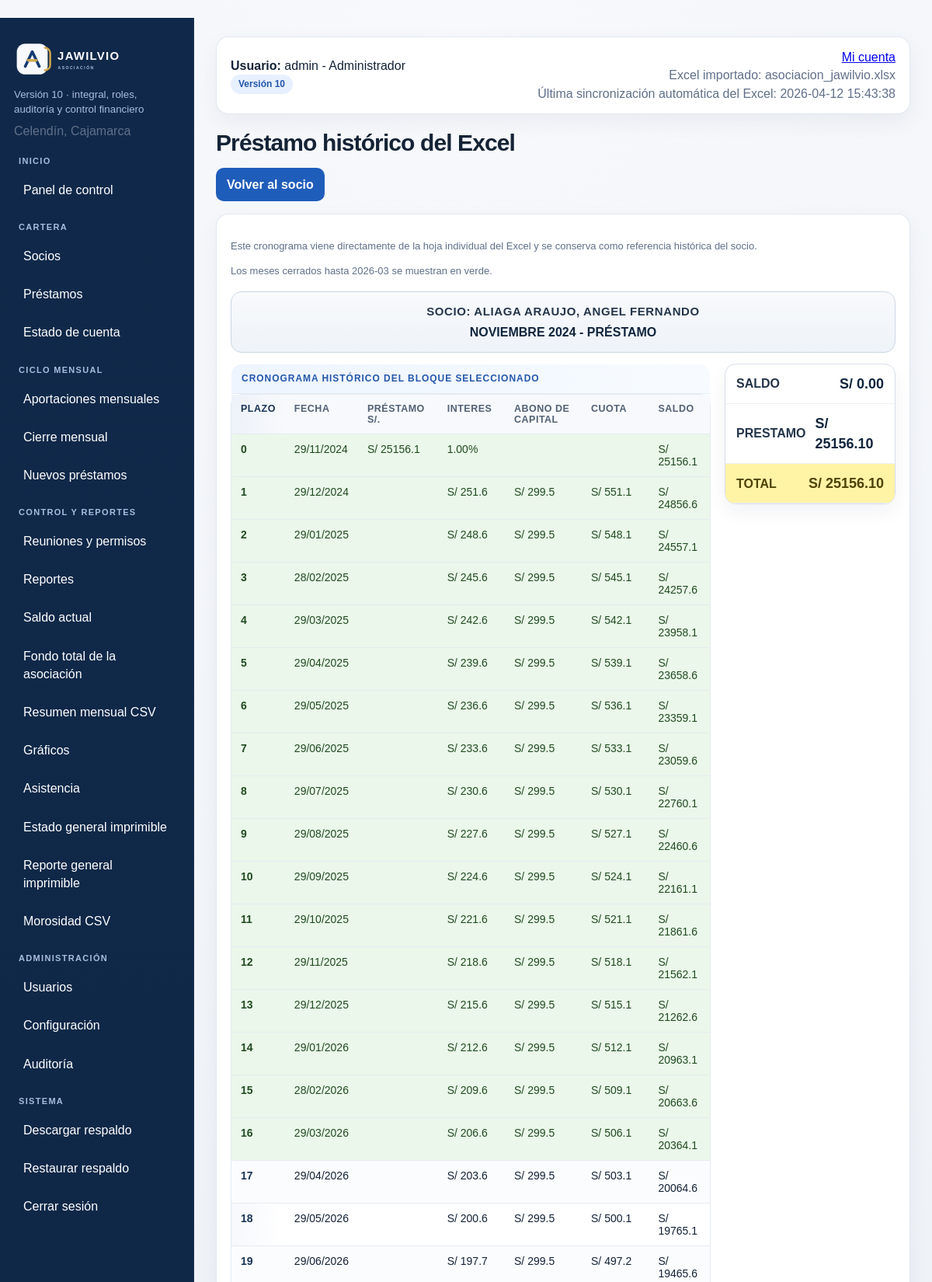
Screenshot of /socio/1/prestamo-excel/260 (signed in, upper part) with the database file from the repository.
### tables this page shows
CREATE TABLE configuracion (
    clave TEXT PRIMARY KEY,
    valor TEXT
);

CREATE TABLE users (
    id INTEGER PRIMARY KEY AUTOINCREMENT,
    username TEXT UNIQUE NOT NULL,
    password TEXT NOT NULL,
    role TEXT NOT NULL
, estado TEXT NOT NULL DEFAULT 'Activo', creado_en TEXT, ultimo_acceso TEXT);

CREATE TABLE meta (
    clave TEXT PRIMARY KEY,
    valor TEXT
);

CREATE TABLE periodos (
    periodo TEXT PRIMARY KEY,
    estado TEXT NOT NULL DEFAULT 'Abierto',
    origen TEXT NOT NULL DEFAULT 'app',
    total_socios INTEGER NOT NULL DEFAULT 0,
    total_prestamos REAL NOT NULL DEFAULT 0,
    total_aportes REAL NOT NULL DEFAULT 0,
    total_recaudado REAL NOT NULL DEFAULT 0,
    total_intereses REAL NOT NULL DEFAULT 0,
    total_capital REAL NOT NULL DEFAULT 0,
    total_colocado REAL NOT NULL DEFAULT 0,
    saldo_por_colocar REAL NOT NULL DEFAULT 0,
    aporte_mensual_base REAL NOT NULL DEFAULT 0,
    fecha_apertura TEXT DEFAULT CURRENT_TIMESTAMP,
    fecha_calculo TEXT DEFAULT CURRENT_TIMESTAMP
);

CREATE TABLE socios (
    id INTEGER PRIMARY KEY AUTOINCREMENT,
    numero INTEGER UNIQUE,
    nombre TEXT,
    meses INTEGER,
    fecha_prestamo TEXT,
    saldo REAL,
    mes_2026 TEXT,
    reunion TEXT,
    permisos TEXT
, plazo_balance INTEGER, dni TEXT, foto TEXT);

CREATE TABLE prestamos_excel_historial (
    id INTEGER PRIMARY KEY AUTOINCREMENT,
    socio_numero INTEGER NOT NULL,
    socio_nombre TEXT,
    bloque_orden INTEGER NOT NULL,
    titulo TEXT,
    fecha_inicio TEXT,
    fecha_fin TEXT,
    monto_inicial REAL,
    plazo_total INTEGER,
    interes_total REAL,
    capital_total REAL,
    cuota_total REAL,
    saldo_inicial REAL,
    saldo_final REAL,
    es_activo INTEGER NOT NULL DEFAULT 0,
    hoja_origen TEXT, titulo_manual TEXT, saldo_base_ref REAL, prestamo_adicional_ref REAL, fecha_inicio_manual TEXT, fecha_fin_manual TEXT, oculto_manual INTEGER NOT NULL DEFAULT 0,
    UNIQUE(socio_numero, bloque_orden)
);

CREATE TABLE prestamos_excel_historial_cuotas (
    id INTEGER PRIMARY KEY AUTOINCREMENT,
    prestamo_excel_id INTEGER NOT NULL,
    plazo INTEGER,
    fecha TEXT,
    prestamo REAL,
    interes REAL,
    abono_capital REAL,
    cuota REAL,
    saldo REAL,
    hoja_origen TEXT
);

### app/routes.py (the view)
@bp.route('/socio/<int:numero>/prestamo-excel/<int:prestamo_excel_id>')
@login_required
def prestamo_excel_detalle(numero, prestamo_excel_id):
    with connect_db() as conn:
        periodo_cerrado = get_latest_closed_period(conn)
        socio = conn.execute(
            "SELECT numero, nombre FROM socios WHERE numero=?",
            (numero,),
        ).fetchone()
        prestamo_excel = conn.execute(
            """
            SELECT *
            FROM prestamos_excel_historial
            WHERE id=? AND socio_numero=? AND COALESCE(oculto_manual, 0)=0
            """,
            (prestamo_excel_id, numero),
        ).fetchone()
        cronograma = conn.execute(
            """
            SELECT *
            FROM prestamos_excel_historial_cuotas
            WHERE prestamo_excel_id=?
            ORDER BY plazo, fecha
            """,
            (prestamo_excel_id,),
        ).fetchall()
    if not prestamo_excel:
        flash('No se encontro el prestamo historico solicitado.')
        return redirect(url_for('main.socio_detalle', numero=numero))
    cronograma_visible = filter_visible_excel_schedule(cronograma, prestamo_excel)
    resumen_visible = summarize_excel_schedule(cronograma_visible)
    prestamo_excel_view = dict(prestamo_excel)
    fecha_inicio_visible, fecha_fin_visible = get_visible_excel_loan_range(prestamo_excel)
    prestamo_excel_view['fecha_inicio_visible'] = fecha_inicio_visible or prestamo_excel_view.get('fecha_inicio')
    prestamo_excel_view['fecha_fin_visible'] = fecha_fin_visible or prestamo_excel_view.get('fecha_fin')
    prestamo_excel_view['plazo_total_visible'] = resumen_visible['plazo_total'] or prestamo_excel_view.get('plazo_total') or 0
    prestamo_excel_view['interes_total_visible'] = resumen_visible['intereses']
    prestamo_excel_view['capital_total_visible'] = resumen_visible['capital']
    prestamo_excel_view['cuota_total_visible'] = resumen_visible['total_pagable']
    if prestamo_excel_view.get('saldo_base_ref') is None and resumen_visible['saldo_final']:
        prestamo_excel_view['saldo_base_ref'] = resumen_visible['saldo_final']
    if prestamo_excel_view.get('prestamo_adicional_ref') is None and prestamo_excel_view.get('monto_inicial') is not None:
        prestamo_excel_view['prestamo_adicional_ref'] = prestamo_excel_view.get('monto_inicial')
    return render_template(
        'prestamo_excel_detalle.html',
        socio=socio,
        prestamo_excel=prestamo_excel_view,
        cronograma=[
            dict(item, fecha_display=format_date_display(item['fecha']))
            for item in annotate_schedule_rows(cronograma_visible, periodo_cerrado)
        ],
        periodo_cerrado=periodo_cerrado,
    )

### app/routes.py (called while the page is built)
def connect_db():
    conn = sqlite3.connect(current_app.config['DATABASE'])
    conn.row_factory = sqlite3.Row
    return conn

def role_can_access_endpoint(role, endpoint, write=False):
    if not endpoint:
        return True
    if endpoint.startswith('static'):
        return True
    if endpoint in {'main.login', 'main.logout', 'main.index'}:
        return True
    access_map = ROLE_WRITE_ACCESS if write else ROLE_VIEW_ACCESS
    allowed = access_map.get(role or '', set())
    return '*' in allowed or endpoint in allowed

def get_latest_closed_period(conn):
    row = conn.execute(
        """
        SELECT periodo
        FROM periodos
        WHERE estado IN ('Colocado', 'Cerrado')
        ORDER BY periodo DESC
        LIMIT 1
        """
    ).fetchone()
    return row['periodo'] if row else None

def annotate_schedule_rows(rows, closed_period):
    annotated = []
    for row in rows or []:
        item = dict(row)
        item['periodo_cuota'] = (item.get('fecha') or '')[:7]
        item['periodo_cerrado'] = bool(closed_period and item['periodo_cuota'] and item['periodo_cuota'] <= closed_period)
        annotated.append(item)
    return annotated

def format_date_display(value):
    if not value:
        return ''
    match = re.fullmatch(r'(\d{4})-(\d{2})-(\d{2})', str(value))
    if not match:
        return str(value)
    return f"{match.group(3)}/{match.group(2)}/{match.group(1)}"

def get_visible_excel_loan_range(prestamo_excel):
    if not prestamo_excel:
        return None, None
    if isinstance(prestamo_excel, sqlite3.Row):
        getter = prestamo_excel.__getitem__
    else:
        getter = prestamo_excel.get
    fecha_inicio = getter('fecha_inicio_manual') or getter('fecha_inicio')
    fecha_fin = getter('fecha_fin_manual') or getter('fecha_fin')
    return fecha_inicio, fecha_fin

def filter_visible_excel_schedule(rows, prestamo_excel):
    fecha_inicio, fecha_fin = get_visible_excel_loan_range(prestamo_excel)
    filtered = []
    for row in rows or []:
        fecha = row['fecha'] if isinstance(row, sqlite3.Row) else row.get('fecha')
        if fecha_inicio and fecha and str(fecha) < str(fecha_inicio):
            continue
        if fecha_fin and fecha and str(fecha) > str(fecha_fin):
            continue
        filtered.append(row)
    return filtered or list(rows or [])

### app/templates/prestamo_excel_detalle.html (shortened to what this page needs)
{% extends 'base.html' %}
{% block content %}
<h2>Préstamo histórico del Excel</h2>
<div class="search" style="margin-bottom:14px;">
  <a class="btn" href="{{ url_for('main.socio_detalle', numero=socio.numero) }}">Volver al socio</a>
</div>
<div class="section card">
  <p class="small-note">Este cronograma viene directamente de la hoja individual del Excel y se conserva como referencia histórica del socio.</p>
  {% if periodo_cerrado %}
  <p class="small-note">Los meses cerrados hasta {{ periodo_cerrado }} se muestran en verde.</p>
  {% endif %}
  <div class="historico-sheet-header">
    <div class="historico-sheet-socio">SOCIO: {{ socio.nombre|upper }}</div>
    <div class="historico-sheet-title">{{ (prestamo_excel.titulo_manual or prestamo_excel.titulo or ('Prestamo ' ~ prestamo_excel.bloque_orden))|upper }}</div>
  </div>
  <div class="historico-sheet-layout">
    <table class="historico-sheet-table">
      <caption>Cronograma histórico del bloque seleccionado</caption>
      <thead>
        <tr>
          <th>PLAZO</th>
          <th>FECHA</th>
          <th>PRÉSTAMO S/.</th>
          <th>INTERES</th>
          <th>ABONO DE CAPITAL</th>
          <th>CUOTA</th>
          <th>SALDO</th>
        </tr>
      </thead>
      <tbody>
      {% for c in cronograma %}
        <tr class="{% if c.periodo_cerrado %}cronograma-cerrado{% endif %}">
          <td>{{ c.plazo }}</td>
          <td>{{ c.fecha_display or c.fecha or '' }}</td>
          <td>{% if c.prestamo is not none %}S/ {{ '%.1f'|format(c.prestamo) }}{% endif %}</td>
          <td>{% if c.plazo == 0 and c.interes is not none and c.interes <= 1 %}{{ '%.2f'|format((c.interes or 0) * 100) }}%{% elif c.interes is not none %}S/ {{ '%.1f'|format(c.interes) }}{% endif %}</td>
          <td>{% if c.abono_capital is not none %}S/ {{ '%.1f'|format(c.abono_capital) }}{% endif %}</td>
          <td>{% if c.cuota is not none %}S/ {{ '%.1f'|format(c.cuota) }}{% endif %}</td>
          <td>{% if c.saldo is not none %}S/ {{ '%.1f'|format(c.saldo) }}{% endif %}</td>
        </tr>
      {% else %}
        <tr><td colspan="7">No hay cuotas históricas guardadas para este préstamo.</td></tr>
      {% endfor %}
      </tbody>
    </table>
    {% if prestamo_excel.saldo_base_ref is not none or prestamo_excel.prestamo_adicional_ref is not none %}
    <div class="historico-sheet-summary">
      <div class="historico-sheet-summary-row">
        <span>SALDO</span>
        <strong>S/ {{ '%.2f'|format(prestamo_excel.saldo_base_ref or 0) }}</strong>
      </div>
      <div class="historico-sheet-summary-row">
        <span>PRESTAMO</span>
        <strong>S/ {{ '%.2f'|format(prestamo_excel.prestamo_adicional_ref or 0) }}</strong>
      </div>
      <div class="historico-sheet-summary-row total">
        <span>TOTAL</span>
        <strong>S/ {{ '%.2f'|format(prestamo_excel.monto_inicial or 0) }}</strong>
      </div>
    </div>
    {% endif %}
  </div>
</div>
{% endblock %}

### app/templates/base.html (shortened to what this page needs)
<!doctype html>
<html lang="es">
<head>
  <link rel="stylesheet" href="{{ url_for('static', filename='css/style.css') }}">
</head>
<body>
{% if session.get('user_id') %}
<div class="layout">
  <aside class="sidebar">
    <div class="sidebar-brand">
      <img class="sidebar-logo" src="{{ url_for('static', filename='img/logo_jawilvio_dark.svg') }}" alt="Logo JAWILVIO">
    </div>
    <small>Versión 10 · integral, roles, auditoría y control financiero</small>
    <div class="muted" style="margin-top:6px">{{ app_ubicacion }}</div>
    <nav class="nav" style="margin-top:20px">
      <div class="nav-section-title">Inicio</div>
      {% if can_access('main.dashboard') %}<a class="{% if request.endpoint == 'main.dashboard' %}active{% endif %}" href="{{ url_for('main.dashboard') }}">Panel de control</a>{% endif %}
      <div class="nav-section-title">Cartera</div>
      {% if can_access('main.socios') %}<a class="{% if request.endpoint == 'main.socios' %}active{% endif %}" href="{{ url_for('main.socios') }}">Socios</a>{% endif %}
      {% if can_access('main.prestamos') %}<a class="{% if request.endpoint == 'main.prestamos' %}active{% endif %}" href="{{ url_for('main.prestamos') }}">Préstamos</a>{% endif %}
      {% if can_access('main.estado_cuenta') %}<a class="" href="{{ url_for('main.estado_cuenta') }}">Estado de cuenta</a>{% endif %}
      <div class="nav-section-title">Ciclo mensual</div>
      {% if can_access('main.aportaciones_mensuales') %}<a class="{% if request.endpoint == 'main.aportaciones_mensuales' %}active{% endif %}" href="{{ url_for('main.aportaciones_mensuales') }}">Aportaciones mensuales</a>{% endif %}
      {% if can_access('main.cierre_mensual') %}<a class="{% if request.endpoint == 'main.cierre_mensual' %}active{% endif %}" href="{{ url_for('main.cierre_mensual') }}">Cierre mensual</a>{% endif %}
      {% if can_access('main.nuevos_prestamos') %}<a class="{% if request.endpoint == 'main.nuevos_prestamos' %}active{% endif %}" href="{{ url_for('main.nuevos_prestamos') }}">Nuevos préstamos</a>{% endif %}
      <div class="nav-section-title">Control y reportes</div>
      {% if can_access('main.reuniones') %}<a class="{% if request.endpoint == 'main.reuniones' %}active{% endif %}" href="{{ url_for('main.reuniones') }}">Reuniones y permisos</a>{% endif %}
      {% if can_access('main.reportes') %}<a class="{% if request.endpoint == 'main.reportes' %}active{% endif %}" href="{{ url_for('main.reportes') }}">Reportes</a>{% endif %}
      {% if can_access('main.saldo_actual') %}<a class="" href="{{ url_for('main.saldo_actual') }}">Saldo actual</a>{% endif %}
      {% if can_access('main.fondo_total') %}<a class="{% if request.endpoint == 'main.fondo_total' %}active{% endif %}" href="{{ url_for('main.fondo_total') }}">Fondo total de la asociación</a>{% endif %}
      {% if can_access('main.reporte_mensual_csv') %}<a class="{% if request.endpoint == 'main.reporte_mensual_csv' %}active{% endif %}" href="{{ url_for('main.reporte_mensual_csv') }}">Resumen mensual CSV</a>{% endif %}
      {% if can_access('main.graficos') %}<a class="{% if request.endpoint == 'main.graficos' %}active{% endif %}" href="{{ url_for('main.graficos') }}">Gráficos</a>{% endif %}
      {% if can_access('main.asistencia') %}<a class="{% if request.endpoint == 'main.asistencia' %}active{% endif %}" href="{{ url_for('main.asistencia') }}">Asistencia</a>{% endif %}
      {% if can_access('main.pdf_estado_general') %}<a class="{% if request.endpoint == 'main.pdf_estado_general' %}active{% endif %}" href="{{ url_for('main.pdf_estado_general') }}">Estado general imprimible</a>{% endif %}
      {% if can_access('main.reporte_imprimible') %}<a class="{% if request.endpoint == 'main.reporte_imprimible' %}active{% endif %}" href="{{ url_for('main.reporte_imprimible') }}">Reporte general imprimible</a>{% endif %}
      {% if can_access('main.reporte_morosos_csv') %}<a class="{% if request.endpoint == 'main.reporte_morosos_csv' %}active{% endif %}" href="{{ url_for('main.reporte_morosos_csv') }}">Morosidad CSV</a>{% endif %}
      {% if can_access('main.usuarios') %}
      <div class="nav-section-title">Administración</div>
      <a class="{% if request.endpoint == 'main.usuarios' %}active{% endif %}" href="{{ url_for('main.usuarios') }}">Usuarios</a>
      <a class="{% if request.endpoint == 'main.configuracion' %}active{% endif %}" href="{{ url_for('main.configuracion') }}">Configuración</a>
      <a class="{% if request.endpoint == 'main.auditoria' %}active{% endif %}" href="{{ url_for('main.auditoria') }}">Auditoría</a>
      {% endif %}
      <div class="nav-section-title">Sistema</div>
      {% if can_access('main.backup') %}<a class="{% if request.endpoint == 'main.backup' %}active{% endif %}" href="{{ url_for('main.backup') }}">Descargar respaldo</a>{% endif %}
      {% if can_access('main.restaurar_respaldo') %}<a class="{% if request.endpoint == 'main.restaurar_respaldo' %}active{% endif %}" href="{{ url_for('main.restaurar_respaldo') }}">Restaurar respaldo</a>{% endif %}
      <a href="{{ url_for('main.logout') }}">Cerrar sesión</a>
    </nav>
  </aside>
  <main class="content">
    <div class="topbar">
      <div><strong>Usuario:</strong> {{ session.get('username') }} - {{ session.get('role') }}<br><span class="badge">Versión 10</span></div>
      <div class="muted" style="text-align:right">
        <div><a href="{{ url_for('main.mi_cuenta') }}">Mi cuenta</a></div>
        <div>Excel importado: {{ excel_importado }}</div>
        {% if excel_sync_at %}
        <div>Última sincronización automática del Excel: {{ excel_sync_at }}</div>
        {% endif %}
      </div>
    </div>
    {% block content %}{% endblock %}
  </main>
</div>
{% else %}
{% block auth %}{% endblock %}
{% endif %}
</body>
</html>

### rows the page displays
configuracion: valor "Celendín, Cajamarca"
users: get "admin", get "Administrador"
meta: valor "asociacion_jawilvio.xlsx"
meta: valor "2026-04-12 15:43:38"
periodos: periodo "2026-03"
socios: nombre "ALIAGA ARAUJO, ANGEL FERNANDO"
prestamos_excel_historial: titulo "NOVIEMBRE 2024 - PRÉSTAMO", monto_inicial "25156.10"
prestamos_excel_historial_cuotas: plazo "0", fecha "29/11/2024", prestamo "25156.1", (c.interesor0)*100 "1.00", saldo "25156.1"
prestamos_excel_historial_cuotas: plazo "1", fecha "29/12/2024", interes "251.6", abono_capital "299.5", cuota "551.1", saldo "24856.6"
prestamos_excel_historial_cuotas: plazo "2", fecha "29/01/2025", interes "248.6", abono_capital "299.5", cuota "548.1", saldo "24557.1"
prestamos_excel_historial_cuotas: plazo "3", fecha "28/02/2025", interes "245.6", abono_capital "299.5", cuota "545.1", saldo "24257.6"
prestamos_excel_historial_cuotas: plazo "4", fecha "29/03/2025", interes "242.6", abono_capital "299.5", cuota "542.1", saldo "23958.1"
prestamos_excel_historial_cuotas: plazo "5", fecha "29/04/2025", interes "239.6", abono_capital "299.5", cuota "539.1", saldo "23658.6"
prestamos_excel_historial_cuotas: plazo "6", fecha "29/05/2025", interes "236.6", abono_capital "299.5", cuota "536.1", saldo "23359.1"
prestamos_excel_historial_cuotas: plazo "7", fecha "29/06/2025", interes "233.6", abono_capital "299.5", cuota "533.1", saldo "23059.6"
prestamos_excel_historial_cuotas: plazo "8", fecha "29/07/2025", interes "230.6", abono_capital "299.5", cuota "530.1", saldo "22760.1"
prestamos_excel_historial_cuotas: plazo "9", fecha "29/08/2025", interes "227.6", abono_capital "299.5", cuota "527.1", saldo "22460.6"
prestamos_excel_historial_cuotas: plazo "10", fecha "29/09/2025", interes "224.6", abono_capital "299.5", cuota "524.1", saldo "22161.1"
prestamos_excel_historial_cuotas: plazo "11", fecha "29/10/2025", interes "221.6", abono_capital "299.5", cuota "521.1", saldo "21861.6"
prestamos_excel_historial_cuotas: plazo "12", fecha "29/11/2025", interes "218.6", abono_capital "299.5", cuota "518.1", saldo "21562.1"
prestamos_excel_historial_cuotas: plazo "13", fecha "29/12/2025", interes "215.6", abono_capital "299.5", cuota "515.1", saldo "21262.6"
prestamos_excel_historial_cuotas: plazo "14", fecha "29/01/2026", interes "212.6", abono_capital "299.5", cuota "512.1", saldo "20963.1"
prestamos_excel_historial_cuotas: plazo "15", fecha "28/02/2026", interes "209.6", abono_capital "299.5", cuota "509.1", saldo "20663.6"
prestamos_excel_historial_cuotas: plazo "16", fecha "29/03/2026", interes "206.6", abono_capital "299.5", cuota "506.1", saldo "20364.1"
prestamos_excel_historial_cuotas: plazo "17", fecha "29/04/2026", interes "203.6", abono_capital "299.5", cuota "503.1", saldo "20064.6"
prestamos_excel_historial_cuotas: plazo "18", fecha "29/05/2026", interes "200.6", abono_capital "299.5", cuota "500.1", saldo "19765.1"
prestamos_excel_historial_cuotas: plazo "19", fecha "29/06/2026", interes "197.7", abono_capital "299.5", cuota "497.2", saldo "19465.6"

### other values shown
{{ '%.2f'|format(prestamo_excel.saldo_base_ref or 0) }} "0.00"
